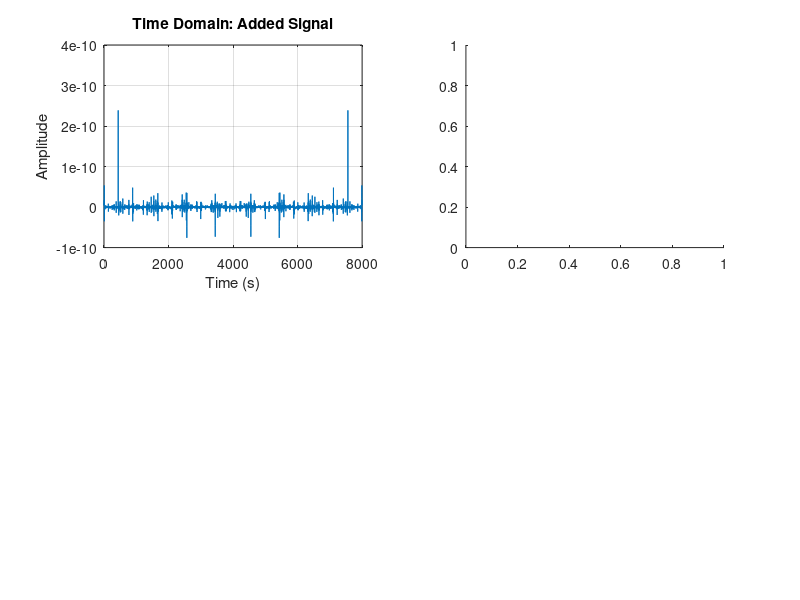

Here is the MATLAB script that generated this plot: (Note: this script raises an error after producing the figure.)
clc; close all; clear all

Fs = 8000;            % Sampling frequency (Hz)
T = 1/Fs;             % Sampling period
t = 0:T:1-T;          % 1 second duration

f1 = 440;      
f2 = 880; 

x1 = sin(2*pi*f1*t);  % First sine wave
x2 = sin(2*pi*f2*t);  % Second sine wave
x_sum = x1;      % Add the two signals

%% --- FFT of the added signal ---
N = length(x_sum);
X_sum = fft(x_sum);
f = (0:N-1)*(Fs/N);   % Frequency vector
subplot(2,2,1);
plot(f, X_sum);
xlabel('Time (s)'); ylabel('Amplitude');
title('Time Domain: Added Signal');
grid on;

subplot(2,2,2);
[S, F, T, P]=spectrogram(x_sum, 1024, 512, 1024, Fs);
waterfall(T, F, P);

% Play the mixed sound
soundsc(x_sum, Fs);
pause(2);

%% --- Concatenate the two signals ---
x_concat = [x1 x2];   % end-to-end
t_concat = 0:T:(length(x_concat)-1)*T;  % time vector for 2-second signal

N2 = length(x_concat);
X_concat = fft(x_concat);
f2_axis = (0:N2-1)*(Fs/N2);

subplot(2,2,3);
plot(f2_axis, X_concat);
xlabel('Time (s)'); ylabel('Amplitude');
title('Time Domain: Concatenated Signal');
grid on;

subplot(2,2,4);
[S1, F1, T1, P1]=spectrogram(x_concat, 1024, 512, 1024, Fs);
waterfall(T1, F1, P1);
